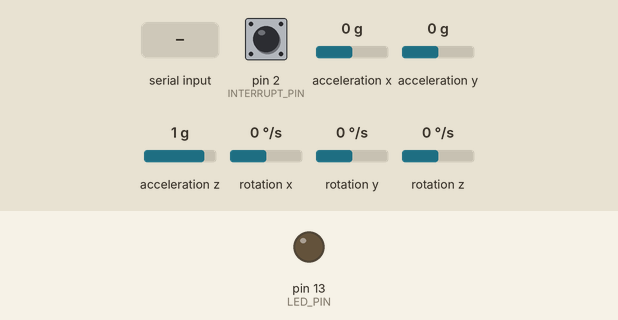
Simulated run of this sketch. Board: Arduino Uno, built with avr-gcc and run on an emulated ATmega328P. Shown: output pins drawn as LEDs (lit = HIGH). The inputs (shaded band) are chosen by the test bench; at power-on: pin 2 (INTERRUPT_PIN) LOW, acceleration x 0 g, acceleration y 0 g, acceleration z 1 g, rotation x 0 °/s, rotation y 0 °/s, rotation z 0 °/s. The sensor or clock chip raises its interrupt line as the real part does; what the sketch prints to the serial monitor is not drawn.

Above: at 1.8 s.
1.9 s: "H\n" received over Serial
At 2.5 s:
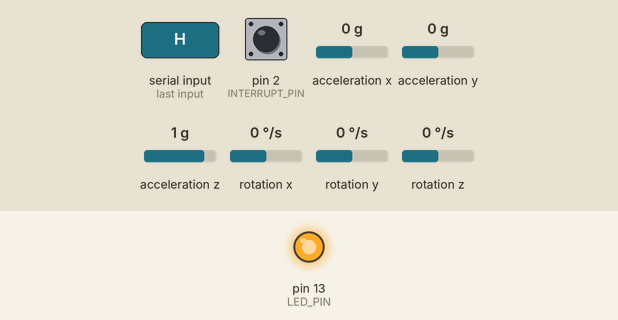
6.4 s: "L\n" received over Serial
At 7.0 s:
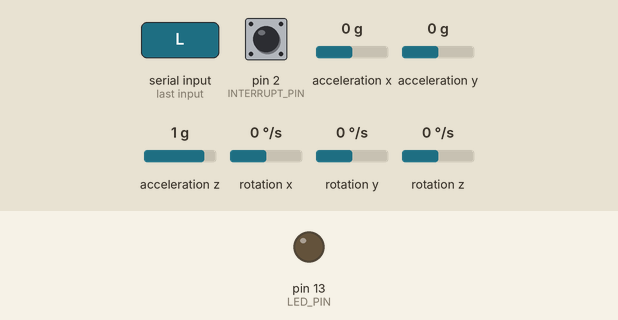
Timing chart, 0 to 9.4 s (numbered marks = the images above; inputs shaded):
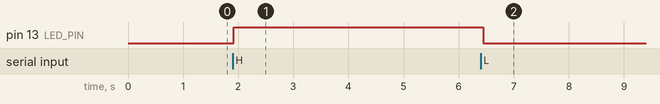

The sketch:

ArduinoTest.ino
```cpp
#include "I2Cdev.h"
#include "MPU6050_6Axis_MotionApps20.h"
#define LED_PIN 13
#define INTERRUPT_PIN 2

MPU6050 mpu;

bool DMPReady = false;
uint8_t devStatus;
uint16_t packetSize;

// 用於儲存四元數和運動數據
Quaternion q;           // [w, x, y, z]         Quaternion container
VectorInt16 aa;         // [x, y, z]            Accel sensor measurements
VectorInt16 gy;         // [x, y, z]            Gyro sensor measurements
VectorInt16 aaReal;     // [x, y, z]            Gravity-free accel sensor measurements
VectorInt16 aaWorld;    // [x, y, z]            World-frame accel sensor measurements
VectorFloat gravity;    // [x, y, z]            Gravity vector
float euler[3];         // [psi, theta, phi]    Euler angle container
float ypr[3];           // [yaw, pitch, roll]   Yaw/Pitch/Roll container and gravity vector

uint8_t FIFOBuffer[64];

volatile bool MPUInterrupt = false;  // 中斷標誌
void DMPDataReady() { MPUInterrupt = true; }

void setup() {
  Serial.begin(115200);
  pinMode(LED_PIN, OUTPUT);  // 設定 LED 為輸出模式
  Serial.println("Arduino Ready");
  initMPU();
}

void loop() {
  // 接收來自 p5.js 的資料
  if (Serial.available()) {
    String receivedString = Serial.readStringUntil('\n');  // 讀取完整字串直到換行
    receivedString.trim();  // 去除換行符號和空格

    // 顯示收到的資料（可見於 Serial Monitor）
    Serial.print("Received: ");
    Serial.println(receivedString);

    // 根據資料控制 LED
    if (receivedString == "H") {
      digitalWrite(LED_PIN, HIGH);  // 開燈
    }
    else if (receivedString == "L") {
      digitalWrite(LED_PIN, LOW);   // 關燈
    }
  }

  // 定期向 p5.js 發送資料
  // Serial.println(i%256);
  MPU();
  Serial.flush();
  delay(33);  // 每 0.5 秒發送一次資料
}

void initMPU(){
  Wire.begin();
  delay(100);
  mpu.initialize();  // 初始化 MPU6050
  mpu.setSleepEnabled(false);
  pinMode(INTERRUPT_PIN, INPUT);  // 設定中斷腳位

  // 檢查 MPU6050 連接
  if (!mpu.testConnection()) {
    Serial.println("MPU6050 connection failed");
    return;
  }
  Serial.println("MPU6050 connection successful");

  // 初始化 DMP
  devStatus = mpu.dmpInitialize();

  mpu.setXGyroOffset(0);
  mpu.setYGyroOffset(0);
  mpu.setZGyroOffset(0);
  mpu.setXAccelOffset(0);
  mpu.setYAccelOffset(0);
  mpu.setZAccelOffset(0);

  if (devStatus == 0) {
    mpu.CalibrateAccel(6);  // Calibration Time: generate offsets and calibrate our MPU6050
    mpu.CalibrateGyro(6);
    Serial.println("These are the Active offsets: ");
    mpu.PrintActiveOffsets();
    Serial.println("Enabling DMP...");
    mpu.setDMPEnabled(true);  // 開啟 DMP
    attachInterrupt(digitalPinToInterrupt(INTERRUPT_PIN), DMPDataReady, RISING);  // 設定中斷
    packetSize = mpu.dmpGetFIFOPacketSize();  // 取得 DMP 封包大小
    DMPReady = true;
    Serial.println("DMP ready! Waiting for first interrupt...");
  } else {
    Serial.println("DMP Initialization failed");
  }
}

void MPU(){
  if(DMPReady){
    if (mpu.dmpGetCurrentFIFOPacket(FIFOBuffer)) {
        mpu.dmpGetQuaternion(&q, FIFOBuffer);  // 取得四元數
        mpu.dmpGetGravity(&gravity, &q);      // 取得重力向量
        mpu.dmpGetYawPitchRoll(ypr, &q, &gravity);  // 計算 yaw/pitch/roll
        mpu.dmpGetEuler(euler, &q);
        mpu.dmpGetAccel(&aa, FIFOBuffer);
        mpu.dmpGetLinearAccel(&aaReal, &aa, &gravity);
        // /* Display Quaternion values in easy matrix form: [w, x, y, z] */
        Serial.println(mpu.testConnection());
        Serial.println("quat:" +
                      String(q.w) +
                      "," +
                      String(q.x) +
                      "," +
                      String(q.y) +
                      "," +
                      String(q.z));

        // /* Display Euler angles in degrees */
        Serial.println("euler:" +
                      String(euler[0]) +
                      "," +
                      String(euler[1]) +
                      "," +
                      String(euler[2]));

        // /* Display real acceleration, adjusted to remove gravity */
        Serial.println("acceleration:" +
                      String(aaReal.x) +
                      "," +
                      String(aaReal.y) +
                      "," +
                      String(aaReal.z));
      }
  }
}
```

Measured:
- after the input at 1.9 s, pin 13 (LED_PIN): LOW → HIGH at once
- after the input at 6.4 s, pin 13 (LED_PIN): HIGH → LOW after 0.05 s
